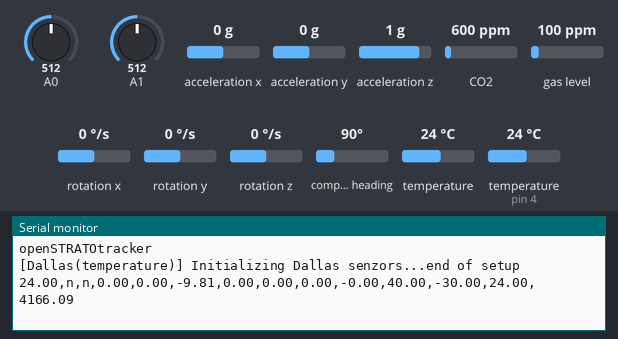
This sketch was run on a simulated Arduino Uno, built with avr-gcc and run on an emulated ATmega328P. Shown: the last lines printed to the serial monitor. Inputs (shaded band) come from the test bench; at power-on: acceleration x 0 g, temperature (sensor on pin 4) 24 °C, A0 = 512, acceleration y 0 g, acceleration z 1 g, A1 = 512, CO2 600 ppm, gas level 100 ppm, rotation x 0 °/s, rotation y 0 °/s, rotation z 0 °/s, compass heading 90°, temperature 24 °C.

Above: at 1.5 s.
1.6 s: acceleration x set to -1.4 g
At 2.0 s:
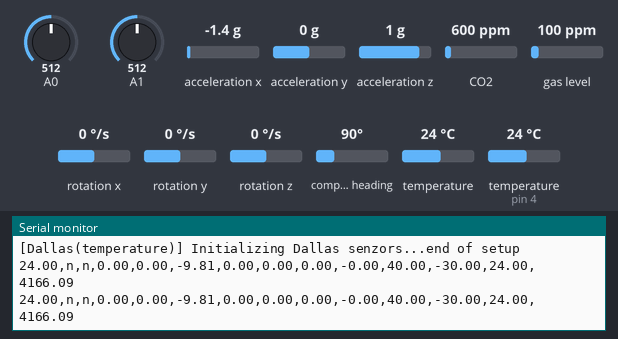
3.1 s: temperature (sensor on pin 4) set to 12 °C
At 3.8 s:
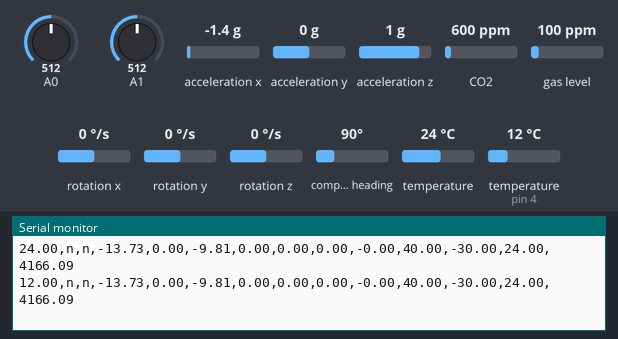
4.6 s: A0 set to 716
At 5.3 s:
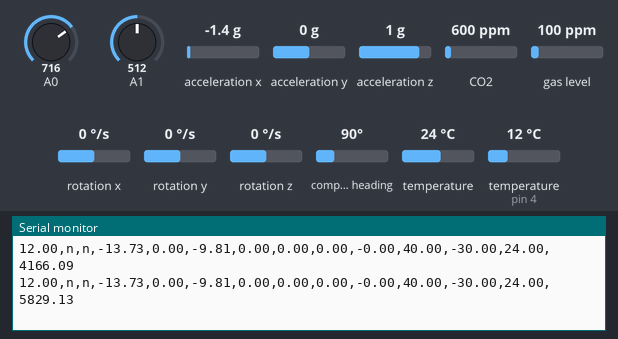
6.1 s: acceleration y set to -1.4 g
At 6.9 s:
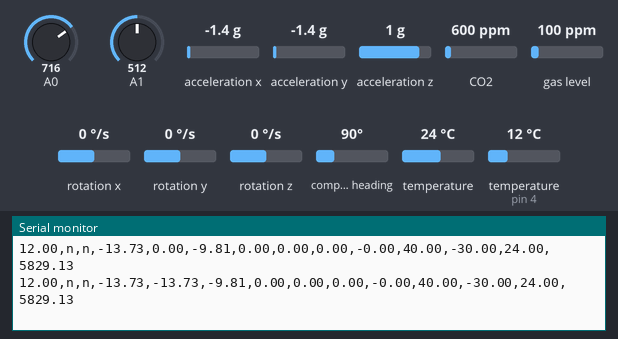
7.6 s: acceleration z set to -1.4 g
At 8.4 s:
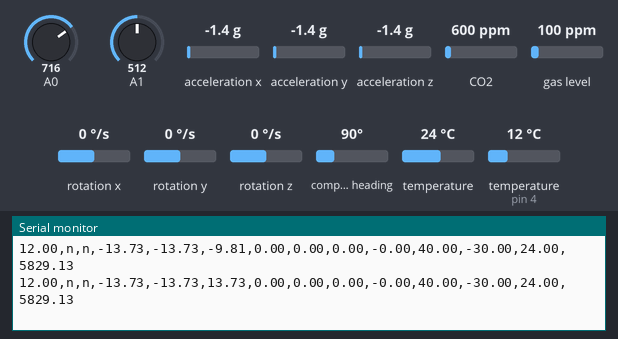
9.1 s: temperature (sensor on pin 4) set to 19 °C
At 10.0 s:
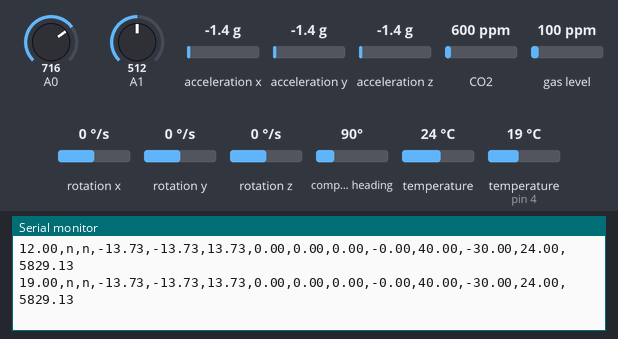
Timing chart, 0 to 11.6 s (numbered marks = the images above; inputs shaded):
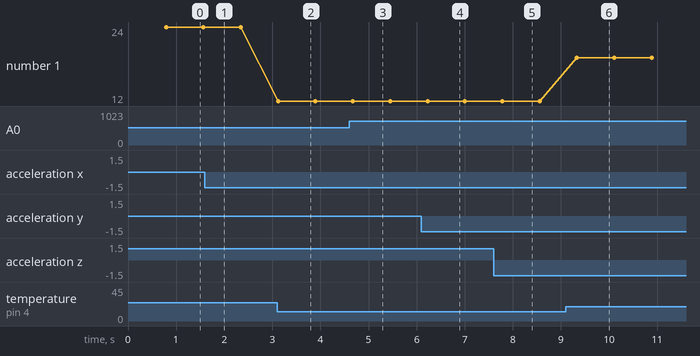

The sketch:

Arduino_basic-tracker_Letka.ino
```cpp
/*
  openSTRATOkit Basic Tracker

  @DevOK1RAJ Team, code by OK1CDJ 3/2021

  low ("space") frequency:     434.69 MHz
  frequency shift:             610 Hz
  baud rate:                   300 baud
  encoding:                    ASCII (7-bit)
  stop bits:                   2

  NOTE: RTTY frequency shift will be rounded
        to the nearest multiple of frequency step size.
        The exact value depends on the module:
        RF69 - 61 Hz steps
*/

// libraries
#include <Adafruit_Sensor.h>
//#include <Wire.h>
//#include <SD.h>

//########libraries - Letka GML#######

//dallas (temperature)
#include <OneWire.h>
#include <DallasTemperature.h>

//ccs811 (CO2)       https://joy-it.net/en/products/SEN-CCS811V1
#include "Adafruit_CCS811.h"

//mpu9250  (accelerometer, gyroscope, magnetometr)
#include "MPU9250.h"

//UVA, UVB

//################end#################

//###Letka###
Adafruit_CCS811 co2sensor;

MPU9250 ac_gy_mag(Wire,0x68);
int status;

OneWire Bus(4);
DallasTemperature Temperature(&Bus);
DeviceAddress DevAdr;
int nSensors;
//####end####

//File myFile;

void(* resetFunc) (void) = 0; //declare reset function @ address 0

void setup() {

  // init serial comm
  Serial.begin(115200);
  Serial.println("openSTRATOtracker");
  Serial.println();
  //###########Letka's senzors initialization:#######

  //Dallas:
  Serial.print("[Dallas(temperature)] Initializing Dallas senzors...");
  Temperature.begin();
  nSensors = Temperature.getDeviceCount();


  //ccs811:
  if(!co2sensor.begin()){
    Serial.println("[CCS811(CO2)] Initializing CCS811 senzor...");
  }

  //MPU9250:
  if(!ac_gy_mag.begin()){
    Serial.println("[MPU9250(ac, gy, mag)] Initializing MPU9250 senzor...");
  }

  //UVA/UVB:
  pinMode(A0, INPUT);
  pinMode(A1, INPUT);

  Serial.println("end of setup");

  //#######################end#######################
}

void loop() {
  sendData();
}

// compile sensor information and transmit it
void sendData() {
    String datastring_Letka;
    Temperature.requestTemperatures();
    for (uint8_t i = 0; i < nSensors; i++){
      //datastring_Letka += String(i + 1);
      //datastring_Letka += ":";
      datastring_Letka += String(Temperature.getTempCByIndex(i)) + ",";
    }
    if(co2sensor.available()){
      if(co2sensor.readData()){
        //datastring_Letka += "CO2: ";
        datastring_Letka += String(co2sensor.geteCO2());
        //datastring_Letka += "/*ppm, TVOC:";
        datastring_Letka += ",";
        datastring_Letka += String(co2sensor.getTVOC());
      }
      else{
        datastring_Letka += "n,n,";
      }
    }
    ac_gy_mag.readSensor();
    // display the data
    datastring_Letka += String(ac_gy_mag.getAccelX_mss());
    datastring_Letka += ",";
    datastring_Letka += String(ac_gy_mag.getAccelY_mss());
    datastring_Letka += ",";
    datastring_Letka += String(ac_gy_mag.getAccelZ_mss());
    datastring_Letka += ",";
    datastring_Letka += String(ac_gy_mag.getGyroX_rads());
    datastring_Letka += ",";
    datastring_Letka += String(ac_gy_mag.getGyroY_rads());
    datastring_Letka += ",";
    datastring_Letka += String(ac_gy_mag.getGyroZ_rads());
    datastring_Letka += ",";
    datastring_Letka += String(ac_gy_mag.getMagX_uT());
    datastring_Letka += ",";
    datastring_Letka += String(ac_gy_mag.getMagY_uT());
    datastring_Letka += ",";
    datastring_Letka += String(ac_gy_mag.getMagZ_uT());
    datastring_Letka += ",";
    datastring_Letka += String(ac_gy_mag.getTemperature_C());

    datastring_Letka += ",";
    datastring_Letka += String(getUV());


    Serial.println(datastring_Letka);
    //writeData(datastring_Letka); // write a copy to the SD card
}

// write data to the SD card
/*void writeData(String Str) {
   myFile = SD.open("data.txt", FILE_WRITE);
   if (myFile) {
    Serial.print("[SD] Writing to data.txt...");
    myFile.println(Str);
    myFile.close();
    Serial.println("done.");
  } else {
    // if the file didn't open, print an error:
    Serial.println("error opening data.txt");
  }
}*/


float getUV(){
	int valt=manalogRead(A1);
	int val=manalogRead(A0);
	float tension=3.3 / valt * val;
	return (val - 0.96) * (15.0 - 0.0) / (2.8 - 0.96) + 0.0;
}

int manalogRead(int pin){
	int v = 0;
	for(int x=0; x<8;  x++){
		v+=analogRead(pin);
	}
	v/=8;
	return v;
}
```

Measured:
- after the input at 3.1 s, the serial monitor: prints a new line at once (image 2)
- after the input at 4.6 s, the serial monitor: prints a new line after 0.07 s (image 3)
- after the input at 6.1 s, the serial monitor: prints a new line after 0.13 s (image 4)
- after the input at 7.6 s, the serial monitor: prints a new line after 0.18 s (image 5)
- after the input at 9.1 s, the serial monitor: prints a new line after 0.23 s (image 6)
- plotted number 1: 24 → 12 after the input at 3.1 s, 12 → 19 after the input at 9.1 s
